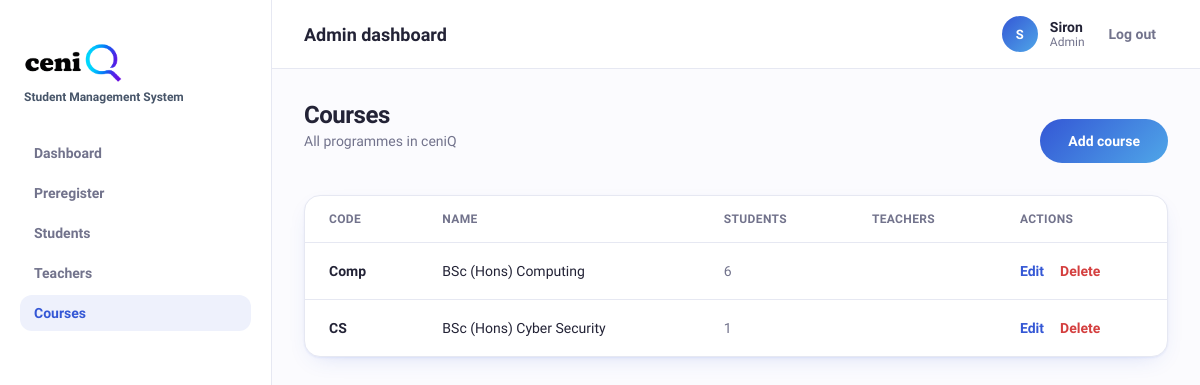
Screenshot of /courses/ (signed in) with the database file from the repository.
### accounts/models.py (models this page shows, shortened)
class User(AbstractUser):
    class Role(models.TextChoices):
        ADMIN = "ADMIN","Admin"
        TEACHER ="TEACHER","Teacher"
        STUDENT = "STUDENT","Student"
    role = models.CharField(max_length=10, choices=Role.choices)
    def is_admin(self):
        return self.role == self.Role.ADMIN or self.is_superuser

### courses/models.py (models this page shows, shortened)
class   Course(models.Model):
    name = models.CharField(max_length=100)
    code = models.CharField(max_length=15, unique=True)

### courses/views.py (the view)
# urls.py: path("",views.course_list,name="course_list"),
@login_required
def course_list(request):
    if not request.user.is_admin():
        return HttpResponseForbidden("You don't have access to this page.")
    courses = Course.objects.all().order_by("name")
    return render(request, "courses/course_list.html",{"courses" :courses})

### templates/courses/course_list.html (shortened to what this page needs)
{% load static %}
<!DOCTYPE html>
<html lang="en">
<head>
  <link rel="stylesheet" href="{% static 'CSS/styles.css' %}" />
</head>
<body>
  <div class="app-shell">
    <aside class="app-sidebar">
      <a href="{% url 'accounts:index' %}" class="brand">
        <img src="{% static 'IMG/ceniQ.png' %}" alt="ceniQ logo" class="ceniQ"/>
          <span class="brand-sub">Student Management System</span>
      </a>
      <nav class="app-nav" aria-label="Admin">
        <a href="{% url 'accounts:admin_dashboard' %}" class="app-nav-item">Dashboard</a>
        <a href="{% url 'accounts:preregister' %}" class="app-nav-item">Preregister</a>
        <a href="#" class="app-nav-item">Students</a>
        <a href="#" class="app-nav-item">Teachers</a>
        <a href="{% url 'courses:course_list' %}" class="app-nav-item active">Courses</a>
      </nav>
    </aside>
    <div class="app-main">
      <header class="app-topbar">
        <h1>Admin dashboard</h1>
        <div class="app-user">
          <span class="app-user-avatar">{{ user.first_name|first|upper}}</span>
          <span class="app-user-info">
            <span class="app-user-name">{{ user.first_name }}</span>
            <span class="app-user-role">{{ user.get_role_display }}</span>
          </span>
          <form method="post" action="{% url 'accounts:logout' %}" class="nav-links" style="display:inline;">
            <button type="submit" class="nav-link">Log out</button>
          </form>
        </div>
      </header>
  <main class="app-content">
        <div class="header-row">
          <div>
            <h2 style="font-size:1.5rem;font-weight:800;letter-spacing:-0.02em;color:var(--foreground);margin:0;">
              Courses
            </h2>
            <p class="mt-1" style="font-size:0.875rem;color:var(--muted-foreground);">All programmes in ceniQ</p>
          </div>
          <a href="{% url 'courses:add_course' %}" class="btn btn-primary w-fit">Add course</a>
        </div>
        <div class="card p-0 mt-8">
          <div class="table-scroll">
            <table class="data-table data-table-lg">
              <thead>
                <tr>
                  <th>Code</th>
                  <th>Name</th>
                  <th>Students</th>
                  <th>Teachers</th>
                  <th>Actions</th>
                </tr>
              </thead>
              <tbody>
                {% for course in courses %}
                <tr>
                  <td class="cell-strong">{{ course.code }}</td>
                  <td>{{ course.name }}</td>
                  <td class="cell-muted">{{ course.students.count }}</td>
                  <td class="cell-muted">{{ course.teachers.count }}</td>
                  <td>
                    <div class="row-actions">
                      <a href="{% url 'courses:edit_course' course.pk %}" class="link-primary">Edit</a>
                      <a href="{% url 'courses:delete_course' course.pk %}" class="link-destructive">Delete</a>
                    </div>
                  </td>
                </tr>
                {% empty %}
                <tr><td colspan="2">No courses added yet.</td></tr>
                {% endfor %}
              </tbody>
            </table>
          </div>
        </div>
      </main>
    </div>
  </div>
</body>
</html>

### rows the page displays
User: first_name|first "S", first_name "Siron", role "Admin"
Course: code "Comp", name "BSc (Hons) Computing", students.count "6"
Course: code "CS", name "BSc (Hons) Cyber Security", students.count "1"
